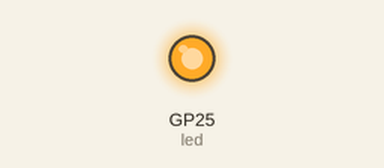
This program was run on a simulated Raspberry Pi Pico running MicroPython. Parts: output pins drawn as LEDs (lit = HIGH). The board's own WiFi access point starts at once; what the program prints to the serial console is not drawn. At 0.0 s the program stops and its outputs stay as they are.

Above: at 0.1 s.
Timing chart, 0 to 1.5 s (numbered marks = the images above):
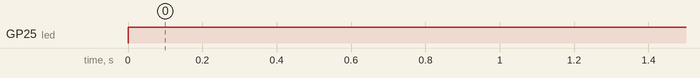

The program:

boot1.py
```python
try:
  import usocket as socket
except:
  import socket

from machine import Pin
import network


import gc
gc.collect()

led = Pin("LED", Pin.OUT)
led.off()

ssid = 'picow'
password = '123456789'

ap = network.WLAN(network.AP_IF)

ap.config(essid=ssid, password=password)
ap.active(True)

while ap.active() == False:
  pass

print('Connection successful')
print(ap.ifconfig())
print(ap.config('ssid'))


led.on()
```

Measured:
- by itself, GP25 (led): LOW → HIGH at 0.00 s
